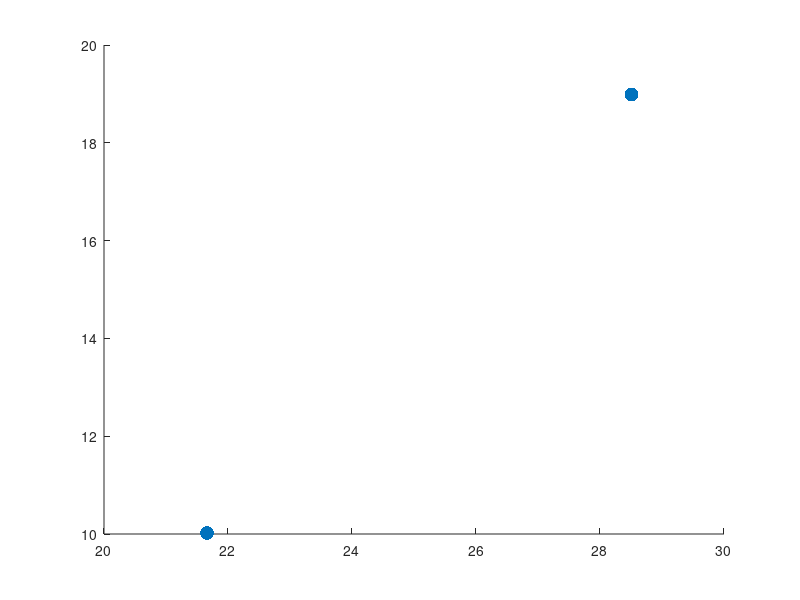

The MATLAB script that drew this image: (Note: this script raises an error after producing the figure.)
load('Day3Exp2Data.mat') %D3_R1~rq_131_sn_scaled
load('colNames.mat')
load('Day3Exp1Data_TOUSE.mat') %D3_R2~rq_128c_sn_scaled
load('colNamesCombined.mat')

% logData = log10(Day3Exp2Data);
% logData(logData == inf) = NaN;
% logData(logData == -inf) = NaN;

% j=1
% Day3Exp2Data(Day3Exp2Data <= 1) = NaN;
% for i = 1:2:size(Day3Exp2Data,2)
%     
%     figure;
%     [r2,pvalue] = corrplot(Day3Exp2Data(:,i:i+1),'varNames',colNames(i:i+1));
% 
%     hfig = gcf;
%     haxes = findobj(hfig, 'Type', 'Axes');
%     set(haxes,'Fontname','Arial','FontWeight','Bold','Fontsize',12)
%     set(0,'defaultfigurecolor',[1 1 1])
% 
%     filenames = {'dmso2.svg','erl2.svg','lap2.svg','soraf2.svg','sunit2.svg'};
%     print(filenames{j}, '-Painters', '-dsvg','-r600')
%     j=j+1;
% end
% 
% 
% j=1
% Day3Exp1DataTOUSE(Day3Exp1DataTOUSE <= 1) = NaN;
% for i = 1:2:size(Day3Exp1DataTOUSE,2)
%     
%     figure;
%     [r2,pvalue] = corrplot(Day3Exp1DataTOUSE(:,i:i+1),'varNames',colNames(i:i+1));
% 
%     hfig = gcf;
%     haxes = findobj(hfig, 'Type', 'Axes');
%     set(haxes,'Fontname','Arial','FontWeight','Bold','Fontsize',12)
%     set(0,'defaultfigurecolor',[1 1 1])
% 
%     filenames = {'dmso1.svg','erl1.svg','lap1.svg','soraf1.svg','sunit1.svg'};
%     print(filenames{j}, '-Painters', '-dsvg','-r600')
%     j=j+1;
% end


% 
% for i = 1:4:size(combinedData,2)
%     
%     figure;
%     [r2,pvalue] = corrplot(combinedData(:,i:i+3),'varNames',colNamesCombined(i:i+3));
% 
%     hfig = gcf;
%     haxes = findobj(hfig, 'Type', 'Axes');
%     set(haxes,'Fontname','Arial','FontWeight','Bold','Fontsize',6)
%     set(0,'defaultfigurecolor',[1 1 1])
% 
%     filenames = {"dmso.svg","erl.svg","lap.svg","soraf.svg","sunit.svg"};
%     print(filenames{j}, '-Painters', '-dsvg','-r600')
%     j=j+1;
% end
% 
% 

%%%%%%%%%%%%%%%%%%%5
%PCA
load('Day3R1.mat') %D3_R1~rq_131_sn_scaled
load('Day3R2.mat') %D3_R2~rq_128c_sn_scaled
load('colNamesCombined_drugs.mat')


% j=1
% % combinedData = [];
% for i = 1:2:size(Day3Exp2Data,2)
%    combinedData(:,j:j+1) = Day3Exp2Data(:,i:i+1);
%    combinedData(:,j+2:j+3) = Day3Exp1DataTOUSE(:,i:i+1);
%    j =j+4;
% end

combinedData = [Day3R1 Day3R2];    
% 
% combinedData(combinedData <= 1) = 0;
% combinedData(isnan(combinedData))=0;


combinedData(combinedData <= 1) = NaN;
j=1
for row = 1:size(combinedData,1)
    if all(~isnan(combinedData(row,:)))
        combinedData2(j,:) = combinedData(row,:);
        j=j+1;
    end
end
combinedData = combinedData2;



[day1coeff,day1score,day1latent,day1tsquared,day1explained] = pca(combinedData','numcomponents',2,'Rows','complete');
% [day1coeff,day1score,day1latent,day1tsquared,day1explained] = pca(normData','numcomponents',2,'Rows','pairwise','Centered',0,'algorithm','eig');

figure('Units','centimeters', 'Position', [100, 100, 25.325, 23.031]);
% pc1 = day1coeff(:,1);
% pc2 = day1coeff(:,2);
pc1 = day1score(:,1);
pc2 = day1score(:,2);
for i = 1:2:19
    scatter(pc1(i:i+1),pc2(i:i+1),100,'filled')
    labelpoints(pc1(i:i+1),pc2(i:i+1),colNamesCombined_drugs(i:i+1))
    hold on
end

 tree = linkage(combinedData','average');
figure;
 dendrogram(tree,'labels',shortColNames)

tree = linkage(combinedData','average','correlation');
figure;
dendrogram(tree,'labels',shortColNames)